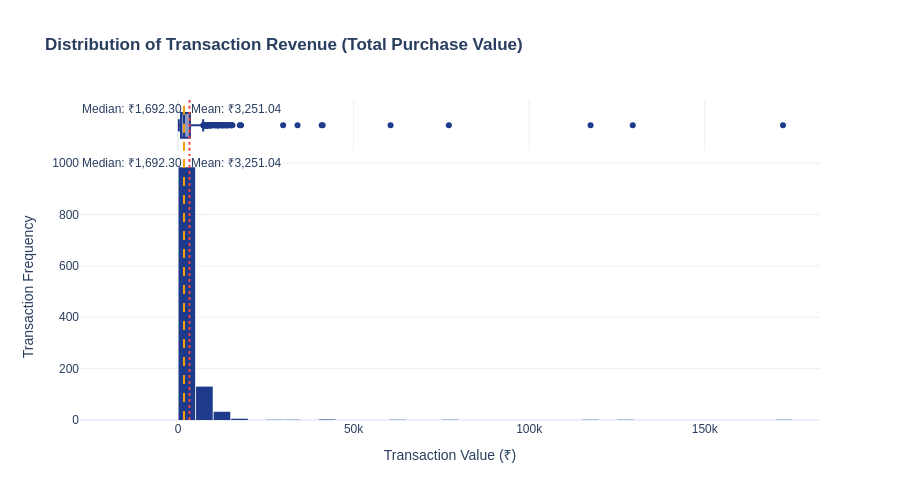

Source (notebook cell):
### Markdown cell above
## 4. Univariate Analysis: Spending & Order Volume

We begin by evaluating individual variable distributions: transaction values and customer order frequencies.

### Code cell
# Chart 1: Transaction Revenue Distribution (Histogram + Box Plot)
fig1 = px.histogram(
    df_trans,
    x="Total_Purchase_Value",
    nbins=50,
    marginal="box",
    title="<b>Distribution of Transaction Revenue (Total Purchase Value)</b>",
    color_discrete_sequence=[CORPORATE_PALETTE["primary"]],
    labels={"Total_Purchase_Value": "Transaction Value (₹)"},
)

fig1.add_vline(
    x=1692.30,
    line_dash="dash",
    line_color=CORPORATE_PALETTE["accent"],
    annotation_text=f"Median: ₹1,692.30",
    annotation_position="top left",
)
fig1.add_vline(
    x=3251.04,
    line_dash="dot",
    line_color=CORPORATE_PALETTE["danger"],
    annotation_text=f"Mean: ₹3,251.04",
    annotation_position="top right",
)

fig1.update_layout(
    xaxis_title="Transaction Value (₹)",
    yaxis_title="Transaction Frequency",
    bargap=0.05,
    font=dict(family="Arial", size=12),
    height=500,
)
fig1.show()

### Figure 1 — Plotly figure (JSON) as saved in the notebook; plotly's stock layout.template omitted (floating-point values rounded to 4 significant figures; data arrays with more than 128 entries replaced by an {"elided": "..."} marker saying what was removed)
{"data": [{"bingroup": "x", "hovertemplate": "Transaction Value (₹)=%{x}<br>count=%{y}<extra></extra>", "legendgroup": "", "marker": {"color": "#1E3A8A", "pattern": {"shape": ""}}, "name": "", "nbinsx": 50, "orientation": "v", "showlegend": false, "type": "histogram", "x": {"elided": "1160 float values"}, "xaxis": "x", "yaxis": "y"}, {"hovertemplate": "Transaction Value (₹)=%{x}<extra></extra>", "legendgroup": "", "marker": {"color": "#1E3A8A"}, "name": "", "notched": true, "showlegend": false, "type": "box", "x": {"elided": "1160 float values"}, "xaxis": "x2", "yaxis": "y2"}], "layout": {"annotations": [{"showarrow": false, "text": "Median: ₹1,692.30", "x": 1692.0, "xanchor": "right", "xref": "x", "y": 1, "yanchor": "top", "yref": "y domain"}, {"showarrow": false, "text": "Median: ₹1,692.30", "x": 1692.0, "xanchor": "right", "xref": "x2", "y": 1, "yanchor": "top", "yref": "y2 domain"}, {"showarrow": false, "text": "Mean: ₹3,251.04", "x": 3251.0, "xanchor": "left", "xref": "x", "y": 1, "yanchor": "top", "yref": "y domain"}, {"showarrow": false, "text": "Mean: ₹3,251.04", "x": 3251.0, "xanchor": "left", "xref": "x2", "y": 1, "yanchor": "top", "yref": "y2 domain"}], "bargap": 0.05, "barmode": "relative", "font": {"family": "Arial", "size": 12}, "height": 500, "legend": {"tracegroupgap": 0}, "shapes": [{"line": {"color": "#F59E0B", "dash": "dash"}, "type": "line", "x0": 1692.0, "x1": 1692.0, "xref": "x", "y0": 0, "y1": 1, "yref": "y domain"}, {"line": {"color": "#F59E0B", "dash": "dash"}, "type": "line", "x0": 1692.0, "x1": 1692.0, "xref": "x2", "y0": 0, "y1": 1, "yref": "y2 domain"}, {"line": {"color": "#EF4444", "dash": "dot"}, "type": "line", "x0": 3251.0, "x1": 3251.0, "xref": "x", "y0": 0, "y1": 1, "yref": "y domain"}, {"line": {"color": "#EF4444", "dash": "dot"}, "type": "line", "x0": 3251.0, "x1": 3251.0, "xref": "x2", "y0": 0, "y1": 1, "yref": "y2 domain"}], "title": {"text": "<b>Distribution of Transaction Revenue (Total Purchase Value)</b>"}, "xaxis": {"anchor": "y", "domain": [0.0, 1.0], "title": {"text": "Transaction Value (₹)"}}, "xaxis2": {"anchor": "y2", "domain": [0.0, 1.0], "matches": "x", "showgrid": true, "showticklabels": false}, "yaxis": {"anchor": "x", "domain": [0.0, 0.8316], "title": {"text": "Transaction Frequency"}}, "yaxis2": {"anchor": "x2", "domain": [0.8416, 1.0], "matches": "y2", "showgrid": false, "showline": false, "showticklabels": false, "ticks": ""}}}
